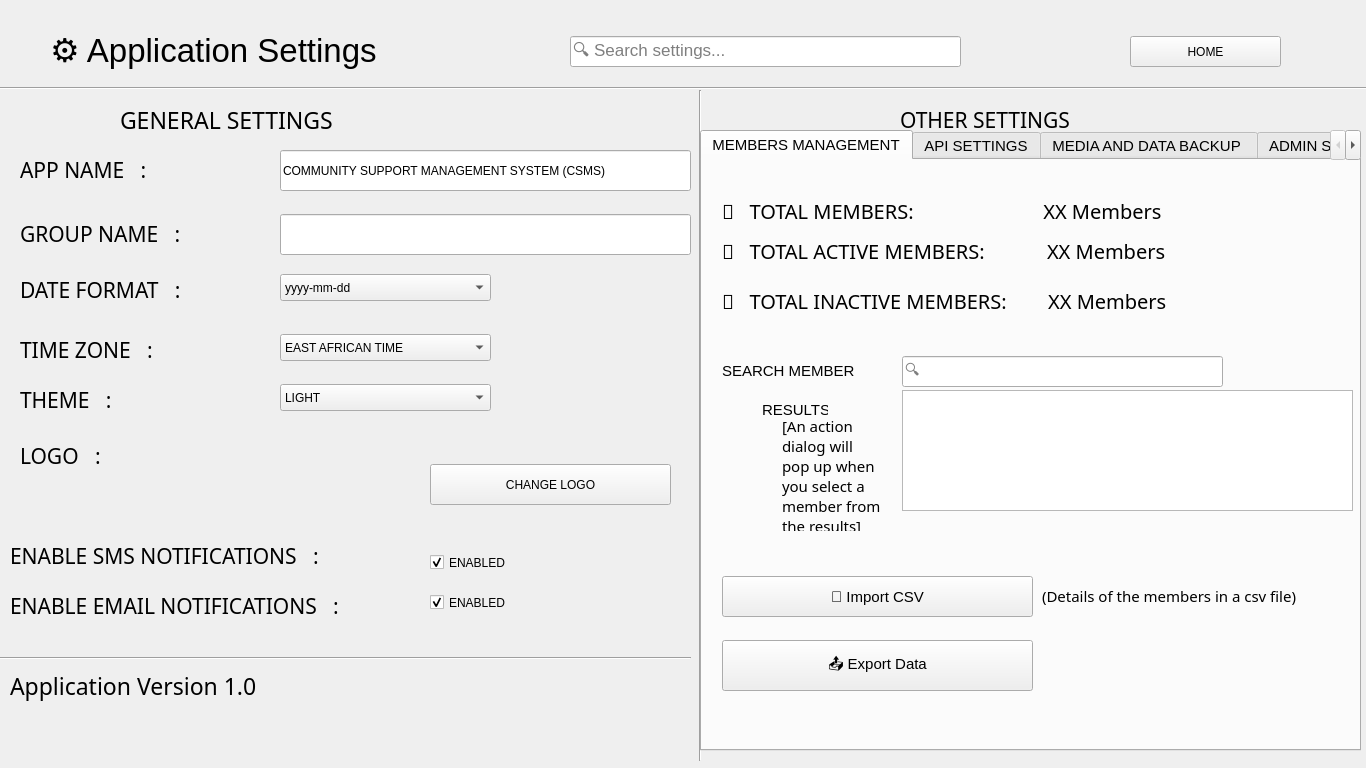
<?xml version="1.0" encoding="UTF-8"?>
<ui version="4.0">
 <class>Form</class>
 <widget class="QWidget" name="Form">
  <property name="geometry">
   <rect>
    <x>0</x>
    <y>0</y>
    <width>1366</width>
    <height>768</height>
   </rect>
  </property>
  <property name="font">
   <font>
    <family>Cantarell</family>
   </font>
  </property>
  <property name="windowTitle">
   <string>Application Settings</string>
  </property>
  <widget class="QLabel" name="label">
   <property name="geometry">
    <rect>
     <x>50</x>
     <y>30</y>
     <width>341</width>
     <height>41</height>
    </rect>
   </property>
   <property name="font">
    <font>
     <family>Cantarell</family>
     <pointsize>25</pointsize>
    </font>
   </property>
   <property name="text">
    <string>⚙️ Application Settings</string>
   </property>
  </widget>
  <widget class="Line" name="line">
   <property name="geometry">
    <rect>
     <x>0</x>
     <y>80</y>
     <width>1381</width>
     <height>16</height>
    </rect>
   </property>
   <property name="orientation">
    <enum>Qt::Horizontal</enum>
   </property>
  </widget>
  <widget class="QLineEdit" name="lineEdit">
   <property name="geometry">
    <rect>
     <x>570</x>
     <y>36</y>
     <width>391</width>
     <height>31</height>
    </rect>
   </property>
   <property name="font">
    <font>
     <family>Cantarell</family>
     <pointsize>13</pointsize>
    </font>
   </property>
   <property name="placeholderText">
    <string>🔍 Search settings...</string>
   </property>
  </widget>
  <widget class="QPushButton" name="home_btn">
   <property name="geometry">
    <rect>
     <x>1130</x>
     <y>36</y>
     <width>151</width>
     <height>31</height>
    </rect>
   </property>
   <property name="text">
    <string>HOME</string>
   </property>
  </widget>
  <widget class="QLineEdit" name="lineEdit_2">
   <property name="geometry">
    <rect>
     <x>280</x>
     <y>150</y>
     <width>411</width>
     <height>41</height>
    </rect>
   </property>
   <property name="text">
    <string>COMMUNITY SUPPORT MANAGEMENT SYSTEM (CSMS)</string>
   </property>
  </widget>
  <widget class="QLabel" name="label_5">
   <property name="geometry">
    <rect>
     <x>20</x>
     <y>334</y>
     <width>201</width>
     <height>31</height>
    </rect>
   </property>
   <property name="font">
    <font>
     <family>cmr10</family>
     <pointsize>16</pointsize>
    </font>
   </property>
   <property name="text">
    <string>TIME ZONE   :</string>
   </property>
  </widget>
  <widget class="QPushButton" name="pushButton_2">
   <property name="geometry">
    <rect>
     <x>430</x>
     <y>464</y>
     <width>241</width>
     <height>41</height>
    </rect>
   </property>
   <property name="text">
    <string>CHANGE LOGO</string>
   </property>
  </widget>
  <widget class="QLabel" name="label_7">
   <property name="geometry">
    <rect>
     <x>20</x>
     <y>440</y>
     <width>201</width>
     <height>31</height>
    </rect>
   </property>
   <property name="font">
    <font>
     <family>cmr10</family>
     <pointsize>16</pointsize>
    </font>
   </property>
   <property name="text">
    <string>LOGO   :</string>
   </property>
  </widget>
  <widget class="QLabel" name="label_4">
   <property name="geometry">
    <rect>
     <x>20</x>
     <y>274</y>
     <width>201</width>
     <height>31</height>
    </rect>
   </property>
   <property name="font">
    <font>
     <family>cmr10</family>
     <pointsize>16</pointsize>
    </font>
   </property>
   <property name="text">
    <string>DATE FORMAT   :</string>
   </property>
  </widget>
  <widget class="QComboBox" name="comboBox_2">
   <property name="geometry">
    <rect>
     <x>280</x>
     <y>334</y>
     <width>211</width>
     <height>27</height>
    </rect>
   </property>
   <item>
    <property name="text">
     <string>EAST AFRICAN TIME</string>
    </property>
   </item>
  </widget>
  <widget class="QLabel" name="label_3">
   <property name="geometry">
    <rect>
     <x>20</x>
     <y>218</y>
     <width>181</width>
     <height>31</height>
    </rect>
   </property>
   <property name="font">
    <font>
     <family>cmr10</family>
     <pointsize>16</pointsize>
    </font>
   </property>
   <property name="text">
    <string>GROUP NAME   :</string>
   </property>
  </widget>
  <widget class="QLabel" name="label_2">
   <property name="geometry">
    <rect>
     <x>20</x>
     <y>154</y>
     <width>141</width>
     <height>31</height>
    </rect>
   </property>
   <property name="font">
    <font>
     <family>cmr10</family>
     <pointsize>16</pointsize>
    </font>
   </property>
   <property name="text">
    <string>APP NAME   :</string>
   </property>
  </widget>
  <widget class="QLineEdit" name="lineEdit_3">
   <property name="geometry">
    <rect>
     <x>280</x>
     <y>214</y>
     <width>411</width>
     <height>41</height>
    </rect>
   </property>
   <property name="font">
    <font>
     <family>Cantarell</family>
     <pointsize>15</pointsize>
    </font>
   </property>
   <property name="text">
    <string/>
   </property>
  </widget>
  <widget class="QLabel" name="label_6">
   <property name="geometry">
    <rect>
     <x>20</x>
     <y>384</y>
     <width>201</width>
     <height>31</height>
    </rect>
   </property>
   <property name="font">
    <font>
     <family>cmr10</family>
     <pointsize>16</pointsize>
    </font>
   </property>
   <property name="text">
    <string>THEME   :</string>
   </property>
  </widget>
  <widget class="QComboBox" name="comboBox_3">
   <property name="geometry">
    <rect>
     <x>280</x>
     <y>384</y>
     <width>211</width>
     <height>27</height>
    </rect>
   </property>
   <item>
    <property name="text">
     <string>LIGHT</string>
    </property>
   </item>
   <item>
    <property name="text">
     <string>DARK THEME</string>
    </property>
   </item>
  </widget>
  <widget class="QLabel" name="label_8">
   <property name="geometry">
    <rect>
     <x>280</x>
     <y>444</y>
     <width>101</width>
     <height>81</height>
    </rect>
   </property>
   <property name="text">
    <string/>
   </property>
   <property name="pixmap">
    <pixmap>../../../Downloads/NiceIcons/img.icons8.png</pixmap>
   </property>
  </widget>
  <widget class="QComboBox" name="comboBox">
   <property name="geometry">
    <rect>
     <x>280</x>
     <y>274</y>
     <width>211</width>
     <height>27</height>
    </rect>
   </property>
   <item>
    <property name="text">
     <string>yyyy-mm-dd</string>
    </property>
   </item>
   <item>
    <property name="text">
     <string/>
    </property>
   </item>
  </widget>
  <widget class="QLabel" name="label_9">
   <property name="geometry">
    <rect>
     <x>120</x>
     <y>109</y>
     <width>261</width>
     <height>21</height>
    </rect>
   </property>
   <property name="font">
    <font>
     <family>cmr10</family>
     <pointsize>17</pointsize>
     <underline>true</underline>
    </font>
   </property>
   <property name="text">
    <string>GENERAL SETTINGS</string>
   </property>
  </widget>
  <widget class="Line" name="line_2">
   <property name="geometry">
    <rect>
     <x>690</x>
     <y>90</y>
     <width>20</width>
     <height>671</height>
    </rect>
   </property>
   <property name="orientation">
    <enum>Qt::Vertical</enum>
   </property>
  </widget>
  <widget class="QTabWidget" name="tabWidget">
   <property name="geometry">
    <rect>
     <x>700</x>
     <y>130</y>
     <width>661</width>
     <height>621</height>
    </rect>
   </property>
   <property name="font">
    <font>
     <family>Cantarell</family>
     <pointsize>11</pointsize>
    </font>
   </property>
   <property name="currentIndex">
    <number>0</number>
   </property>
   <widget class="QWidget" name="tab">
    <attribute name="title">
     <string>MEMBERS MANAGEMENT</string>
    </attribute>
    <widget class="QLabel" name="label_11">
     <property name="geometry">
      <rect>
       <x>20</x>
       <y>30</y>
       <width>571</width>
       <height>41</height>
      </rect>
     </property>
     <property name="font">
      <font>
       <family>cmr10</family>
       <pointsize>15</pointsize>
      </font>
     </property>
     <property name="text">
      <string>👥   TOTAL MEMBERS:                         XX Members                    </string>
     </property>
    </widget>
    <widget class="QLabel" name="label_12">
     <property name="geometry">
      <rect>
       <x>20</x>
       <y>70</y>
       <width>571</width>
       <height>41</height>
      </rect>
     </property>
     <property name="font">
      <font>
       <family>cmr10</family>
       <pointsize>15</pointsize>
      </font>
     </property>
     <property name="text">
      <string>👥   TOTAL ACTIVE MEMBERS:            XX Members                    </string>
     </property>
    </widget>
    <widget class="QLabel" name="label_13">
     <property name="geometry">
      <rect>
       <x>20</x>
       <y>120</y>
       <width>571</width>
       <height>41</height>
      </rect>
     </property>
     <property name="font">
      <font>
       <family>cmr10</family>
       <pointsize>15</pointsize>
      </font>
     </property>
     <property name="text">
      <string>👥   TOTAL INACTIVE MEMBERS:        XX Members </string>
     </property>
    </widget>
    <widget class="QLabel" name="label_14">
     <property name="geometry">
      <rect>
       <x>20</x>
       <y>190</y>
       <width>161</width>
       <height>41</height>
      </rect>
     </property>
     <property name="font">
      <font/>
     </property>
     <property name="text">
      <string>SEARCH MEMBER</string>
     </property>
    </widget>
    <widget class="QLineEdit" name="lineEdit_4">
     <property name="geometry">
      <rect>
       <x>200</x>
       <y>196</y>
       <width>321</width>
       <height>31</height>
      </rect>
     </property>
     <property name="placeholderText">
      <string>🔍</string>
     </property>
    </widget>
    <widget class="QListWidget" name="listWidget">
     <property name="geometry">
      <rect>
       <x>200</x>
       <y>230</y>
       <width>451</width>
       <height>121</height>
      </rect>
     </property>
    </widget>
    <widget class="QLabel" name="label_15">
     <property name="geometry">
      <rect>
       <x>60</x>
       <y>240</y>
       <width>66</width>
       <height>19</height>
      </rect>
     </property>
     <property name="text">
      <string>RESULTS</string>
     </property>
    </widget>
    <widget class="QLabel" name="label_16">
     <property name="geometry">
      <rect>
       <x>80</x>
       <y>260</y>
       <width>101</width>
       <height>111</height>
      </rect>
     </property>
     <property name="font">
      <font>
       <family>cmr10</family>
      </font>
     </property>
     <property name="text">
      <string>[An action dialog will pop up when you select a member from the results]</string>
     </property>
     <property name="wordWrap">
      <bool>true</bool>
     </property>
    </widget>
    <widget class="QPushButton" name="pushButton_3">
     <property name="geometry">
      <rect>
       <x>20</x>
       <y>416</y>
       <width>311</width>
       <height>41</height>
      </rect>
     </property>
     <property name="font">
      <font/>
     </property>
     <property name="text">
      <string>📂 Import CSV</string>
     </property>
    </widget>
    <widget class="QLabel" name="label_17">
     <property name="geometry">
      <rect>
       <x>340</x>
       <y>420</y>
       <width>261</width>
       <height>31</height>
      </rect>
     </property>
     <property name="font">
      <font>
       <family>cmr10</family>
      </font>
     </property>
     <property name="text">
      <string>(Details of the members in a csv file)</string>
     </property>
    </widget>
    <widget class="QPushButton" name="pushButton_4">
     <property name="geometry">
      <rect>
       <x>20</x>
       <y>480</y>
       <width>311</width>
       <height>51</height>
      </rect>
     </property>
     <property name="font">
      <font/>
     </property>
     <property name="text">
      <string>📤 Export Data</string>
     </property>
    </widget>
   </widget>
   <widget class="QWidget" name="tab_2">
    <attribute name="title">
     <string>API SETTINGS</string>
    </attribute>
    <widget class="QLabel" name="label_18">
     <property name="geometry">
      <rect>
       <x>20</x>
       <y>50</y>
       <width>231</width>
       <height>41</height>
      </rect>
     </property>
     <property name="font">
      <font>
       <family>cmr10</family>
       <pointsize>16</pointsize>
      </font>
     </property>
     <property name="text">
      <string>Google Auth</string>
     </property>
    </widget>
    <widget class="QLineEdit" name="lineEdit_5">
     <property name="geometry">
      <rect>
       <x>260</x>
       <y>60</y>
       <width>171</width>
       <height>41</height>
      </rect>
     </property>
    </widget>
    <widget class="QLineEdit" name="lineEdit_10">
     <property name="geometry">
      <rect>
       <x>260</x>
       <y>130</y>
       <width>171</width>
       <height>41</height>
      </rect>
     </property>
    </widget>
    <widget class="QLabel" name="label_35">
     <property name="geometry">
      <rect>
       <x>20</x>
       <y>120</y>
       <width>221</width>
       <height>41</height>
      </rect>
     </property>
     <property name="font">
      <font>
       <family>cmr10</family>
       <pointsize>16</pointsize>
      </font>
     </property>
     <property name="text">
      <string>Gmail SMTP</string>
     </property>
    </widget>
    <widget class="QLineEdit" name="lineEdit_11">
     <property name="geometry">
      <rect>
       <x>260</x>
       <y>200</y>
       <width>171</width>
       <height>41</height>
      </rect>
     </property>
    </widget>
    <widget class="QLabel" name="label_36">
     <property name="geometry">
      <rect>
       <x>20</x>
       <y>190</y>
       <width>211</width>
       <height>41</height>
      </rect>
     </property>
     <property name="font">
      <font>
       <family>cmr10</family>
       <pointsize>16</pointsize>
      </font>
     </property>
     <property name="text">
      <string>Twilio</string>
     </property>
    </widget>
    <widget class="QLineEdit" name="lineEdit_12">
     <property name="geometry">
      <rect>
       <x>260</x>
       <y>270</y>
       <width>171</width>
       <height>41</height>
      </rect>
     </property>
    </widget>
    <widget class="QLabel" name="label_19">
     <property name="geometry">
      <rect>
       <x>30</x>
       <y>20</y>
       <width>121</width>
       <height>19</height>
      </rect>
     </property>
     <property name="text">
      <string>Service Name</string>
     </property>
    </widget>
    <widget class="QLabel" name="label_20">
     <property name="geometry">
      <rect>
       <x>300</x>
       <y>20</y>
       <width>111</width>
       <height>19</height>
      </rect>
     </property>
     <property name="text">
      <string>API KEY</string>
     </property>
    </widget>
    <widget class="QLabel" name="label_21">
     <property name="geometry">
      <rect>
       <x>525</x>
       <y>20</y>
       <width>81</width>
       <height>20</height>
      </rect>
     </property>
     <property name="text">
      <string>API URL</string>
     </property>
    </widget>
    <widget class="Line" name="line_4">
     <property name="geometry">
      <rect>
       <x>10</x>
       <y>40</y>
       <width>641</width>
       <height>16</height>
      </rect>
     </property>
     <property name="orientation">
      <enum>Qt::Horizontal</enum>
     </property>
    </widget>
    <widget class="QLineEdit" name="lineEdit_6">
     <property name="geometry">
      <rect>
       <x>450</x>
       <y>60</y>
       <width>171</width>
       <height>41</height>
      </rect>
     </property>
    </widget>
    <widget class="QLineEdit" name="lineEdit_7">
     <property name="geometry">
      <rect>
       <x>450</x>
       <y>130</y>
       <width>171</width>
       <height>41</height>
      </rect>
     </property>
    </widget>
    <widget class="QLineEdit" name="lineEdit_8">
     <property name="geometry">
      <rect>
       <x>450</x>
       <y>200</y>
       <width>171</width>
       <height>41</height>
      </rect>
     </property>
    </widget>
    <widget class="QLineEdit" name="lineEdit_9">
     <property name="geometry">
      <rect>
       <x>450</x>
       <y>270</y>
       <width>171</width>
       <height>41</height>
      </rect>
     </property>
    </widget>
    <widget class="QLineEdit" name="lineEdit_13">
     <property name="geometry">
      <rect>
       <x>260</x>
       <y>330</y>
       <width>171</width>
       <height>41</height>
      </rect>
     </property>
    </widget>
    <widget class="QLineEdit" name="lineEdit_14">
     <property name="geometry">
      <rect>
       <x>260</x>
       <y>390</y>
       <width>171</width>
       <height>41</height>
      </rect>
     </property>
    </widget>
    <widget class="QLineEdit" name="lineEdit_15">
     <property name="geometry">
      <rect>
       <x>260</x>
       <y>450</y>
       <width>171</width>
       <height>41</height>
      </rect>
     </property>
    </widget>
    <widget class="QLineEdit" name="lineEdit_16">
     <property name="geometry">
      <rect>
       <x>450</x>
       <y>330</y>
       <width>171</width>
       <height>41</height>
      </rect>
     </property>
    </widget>
    <widget class="QLineEdit" name="lineEdit_17">
     <property name="geometry">
      <rect>
       <x>450</x>
       <y>390</y>
       <width>171</width>
       <height>41</height>
      </rect>
     </property>
    </widget>
    <widget class="QLineEdit" name="lineEdit_18">
     <property name="geometry">
      <rect>
       <x>450</x>
       <y>450</y>
       <width>171</width>
       <height>41</height>
      </rect>
     </property>
    </widget>
    <widget class="QLineEdit" name="lineEdit_19">
     <property name="geometry">
      <rect>
       <x>20</x>
       <y>270</y>
       <width>171</width>
       <height>41</height>
      </rect>
     </property>
     <property name="placeholderText">
      <string>OTHER API SERVICE</string>
     </property>
    </widget>
    <widget class="QLineEdit" name="lineEdit_20">
     <property name="geometry">
      <rect>
       <x>20</x>
       <y>330</y>
       <width>171</width>
       <height>41</height>
      </rect>
     </property>
     <property name="placeholderText">
      <string>OTHER API SERVICE</string>
     </property>
    </widget>
    <widget class="QLineEdit" name="lineEdit_21">
     <property name="geometry">
      <rect>
       <x>20</x>
       <y>390</y>
       <width>171</width>
       <height>41</height>
      </rect>
     </property>
     <property name="text">
      <string/>
     </property>
     <property name="placeholderText">
      <string>OTHER API SERVICE</string>
     </property>
    </widget>
    <widget class="QLineEdit" name="lineEdit_22">
     <property name="geometry">
      <rect>
       <x>20</x>
       <y>450</y>
       <width>171</width>
       <height>41</height>
      </rect>
     </property>
     <property name="placeholderText">
      <string>OTHER API SERVICE</string>
     </property>
    </widget>
   </widget>
   <widget class="QWidget" name="tab_3">
    <attribute name="title">
     <string>MEDIA AND DATA BACKUP </string>
    </attribute>
    <widget class="QLabel" name="label_38">
     <property name="geometry">
      <rect>
       <x>20</x>
       <y>30</y>
       <width>441</width>
       <height>41</height>
      </rect>
     </property>
     <property name="font">
      <font>
       <family>cmr10</family>
       <pointsize>17</pointsize>
      </font>
     </property>
     <property name="text">
      <string>💾 Last Backup: 1 month Ago</string>
     </property>
    </widget>
    <widget class="QPushButton" name="pushButton_9">
     <property name="geometry">
      <rect>
       <x>20</x>
       <y>90</y>
       <width>421</width>
       <height>41</height>
      </rect>
     </property>
     <property name="font">
      <font>
       <pointsize>15</pointsize>
      </font>
     </property>
     <property name="text">
      <string>📀 Backup Now</string>
     </property>
    </widget>
    <widget class="QPushButton" name="pushButton_10">
     <property name="geometry">
      <rect>
       <x>20</x>
       <y>140</y>
       <width>421</width>
       <height>41</height>
      </rect>
     </property>
     <property name="font">
      <font>
       <pointsize>15</pointsize>
      </font>
     </property>
     <property name="text">
      <string>♻️ Restore Backup</string>
     </property>
    </widget>
    <widget class="QLabel" name="label_39">
     <property name="geometry">
      <rect>
       <x>140</x>
       <y>230</y>
       <width>391</width>
       <height>31</height>
      </rect>
     </property>
     <property name="font">
      <font>
       <family>cmr10</family>
       <pointsize>17</pointsize>
       <weight>50</weight>
       <italic>false</italic>
       <bold>false</bold>
       <underline>true</underline>
      </font>
     </property>
     <property name="text">
      <string>Group's Media Files  &lt;i&gt;(Click To View)&lt;/i&gt;</string>
     </property>
    </widget>
    <widget class="QTableWidget" name="tableWidget">
     <property name="geometry">
      <rect>
       <x>10</x>
       <y>270</y>
       <width>641</width>
       <height>301</height>
      </rect>
     </property>
     <attribute name="horizontalHeaderDefaultSectionSize">
      <number>158</number>
     </attribute>
     <column>
      <property name="text">
       <string>File Name</string>
      </property>
     </column>
     <column>
      <property name="text">
       <string>Type</string>
      </property>
     </column>
     <column>
      <property name="text">
       <string>Date Added</string>
      </property>
     </column>
     <column>
      <property name="text">
       <string>Size</string>
      </property>
     </column>
    </widget>
    <widget class="QPushButton" name="pushButton">
     <property name="geometry">
      <rect>
       <x>20</x>
       <y>190</y>
       <width>431</width>
       <height>41</height>
      </rect>
     </property>
     <property name="font">
      <font>
       <pointsize>15</pointsize>
       <weight>75</weight>
       <bold>true</bold>
      </font>
     </property>
     <property name="text">
      <string>Log Files</string>
     </property>
    </widget>
   </widget>
   <widget class="QWidget" name="tab_4">
    <attribute name="title">
     <string>ADMIN SETTINGS AND GROUP'S CONSTITUTION</string>
    </attribute>
    <widget class="QPushButton" name="pushButton_11">
     <property name="geometry">
      <rect>
       <x>60</x>
       <y>30</y>
       <width>451</width>
       <height>41</height>
      </rect>
     </property>
     <property name="font">
      <font>
       <family>Bitstream Charter</family>
       <pointsize>15</pointsize>
      </font>
     </property>
     <property name="text">
      <string>🔑          Authentication Details</string>
     </property>
    </widget>
    <widget class="QPushButton" name="pushButton_12">
     <property name="geometry">
      <rect>
       <x>150</x>
       <y>120</y>
       <width>281</width>
       <height>41</height>
      </rect>
     </property>
     <property name="font">
      <font>
       <family>Bitstream Charter</family>
       <pointsize>15</pointsize>
      </font>
     </property>
     <property name="text">
      <string>View And Edit Roles</string>
     </property>
    </widget>
    <widget class="QPushButton" name="pushButton_13">
     <property name="geometry">
      <rect>
       <x>110</x>
       <y>290</y>
       <width>371</width>
       <height>41</height>
      </rect>
     </property>
     <property name="font">
      <font>
       <family>Bitstream Charter</family>
       <pointsize>15</pointsize>
      </font>
     </property>
     <property name="text">
      <string>📄     Terms And Policies</string>
     </property>
    </widget>
    <widget class="QPushButton" name="pushButton_14">
     <property name="geometry">
      <rect>
       <x>70</x>
       <y>200</y>
       <width>441</width>
       <height>41</height>
      </rect>
     </property>
     <property name="font">
      <font>
       <family>Bitstream Charter</family>
       <pointsize>15</pointsize>
      </font>
     </property>
     <property name="text">
      <string>View And Edit Group's Constitution</string>
     </property>
    </widget>
    <widget class="QPushButton" name="pushButton_15">
     <property name="geometry">
      <rect>
       <x>150</x>
       <y>360</y>
       <width>301</width>
       <height>41</height>
      </rect>
     </property>
     <property name="font">
      <font>
       <family>Bitstream Charter</family>
       <pointsize>15</pointsize>
      </font>
     </property>
     <property name="text">
      <string>📞           Contact Support</string>
     </property>
    </widget>
   </widget>
  </widget>
  <widget class="QLabel" name="label_10">
   <property name="geometry">
    <rect>
     <x>900</x>
     <y>110</y>
     <width>241</width>
     <height>20</height>
    </rect>
   </property>
   <property name="font">
    <font>
     <family>cmr10</family>
     <pointsize>16</pointsize>
     <underline>true</underline>
    </font>
   </property>
   <property name="text">
    <string>OTHER SETTINGS</string>
   </property>
  </widget>
  <widget class="QLabel" name="label_40">
   <property name="geometry">
    <rect>
     <x>10</x>
     <y>670</y>
     <width>321</width>
     <height>31</height>
    </rect>
   </property>
   <property name="font">
    <font>
     <family>Courier 10 Pitch</family>
     <pointsize>17</pointsize>
    </font>
   </property>
   <property name="text">
    <string>Application Version 1.0</string>
   </property>
  </widget>
  <widget class="Line" name="line_3">
   <property name="geometry">
    <rect>
     <x>0</x>
     <y>650</y>
     <width>691</width>
     <height>16</height>
    </rect>
   </property>
   <property name="orientation">
    <enum>Qt::Horizontal</enum>
   </property>
  </widget>
  <widget class="QLabel" name="label_41">
   <property name="geometry">
    <rect>
     <x>10</x>
     <y>540</y>
     <width>371</width>
     <height>31</height>
    </rect>
   </property>
   <property name="font">
    <font>
     <family>cmr10</family>
     <pointsize>16</pointsize>
    </font>
   </property>
   <property name="text">
    <string>ENABLE SMS NOTIFICATIONS   :</string>
   </property>
  </widget>
  <widget class="QLabel" name="label_42">
   <property name="geometry">
    <rect>
     <x>10</x>
     <y>590</y>
     <width>381</width>
     <height>31</height>
    </rect>
   </property>
   <property name="font">
    <font>
     <family>cmr10</family>
     <pointsize>16</pointsize>
    </font>
   </property>
   <property name="text">
    <string>ENABLE EMAIL NOTIFICATIONS   :</string>
   </property>
  </widget>
  <widget class="QCheckBox" name="checkBox">
   <property name="geometry">
    <rect>
     <x>430</x>
     <y>550</y>
     <width>181</width>
     <height>25</height>
    </rect>
   </property>
   <property name="text">
    <string>ENABLED</string>
   </property>
   <property name="checked">
    <bool>true</bool>
   </property>
  </widget>
  <widget class="QCheckBox" name="checkBox_2">
   <property name="geometry">
    <rect>
     <x>430</x>
     <y>590</y>
     <width>181</width>
     <height>25</height>
    </rect>
   </property>
   <property name="text">
    <string>ENABLED</string>
   </property>
   <property name="checked">
    <bool>true</bool>
   </property>
  </widget>
 </widget>
 <resources/>
 <connections/>
</ui>
